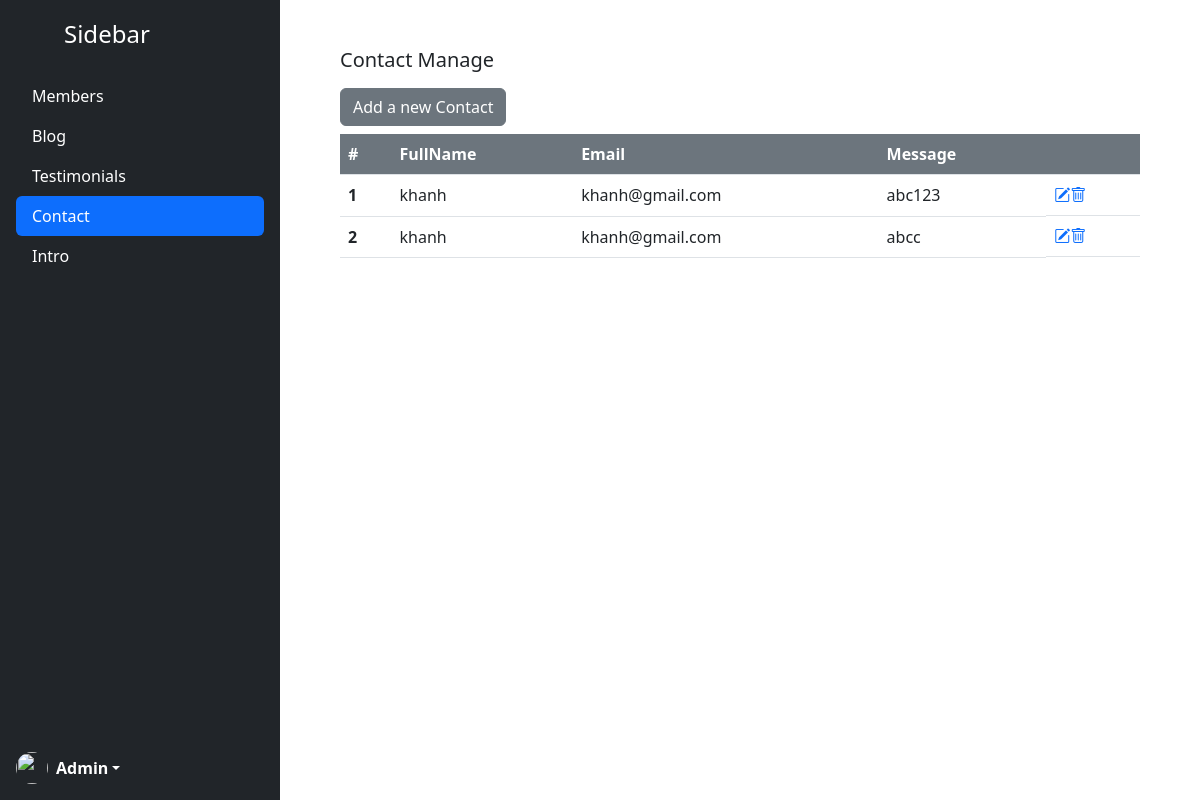
Page /admin/contact.php on the committed database.
### tables this page shows
CREATE TABLE `contact` (
  `id` int(11) NOT NULL,
  `full_name` varchar(50) NOT NULL,
  `email` varchar(50) NOT NULL,
  `messages` text NOT NULL
);

### admin/function.php (called while the page is built, shortened)
<?php
function getContact(){
    $conn = mysqli_connect("localhost","root","", "btl_cv");
    $sql = 'SELECT * FROM contact';
    $result = mysqli_query($conn, $sql);
    $data =[];
    while($row = mysqli_fetch_assoc($result)){
        array_push($data,$row);
    }
    return $data;
}
?>

### admin/contact.php (the view, shortened to what this page needs)
<?php
include "function.php";
$contacts = getContact();
?>
<!DOCTYPE html>
<html lang="en">
<head>
    <link href="https://cdn.jsdelivr.net/npm/bootstrap@5.2.0-beta1/dist/css/bootstrap.min.css" rel="stylesheet">
    <link rel="stylesheet" href="./style.css">
    <link rel="stylesheet" href="https://cdn.jsdelivr.net/npm/bootstrap-icons@1.8.3/font/bootstrap-icons.css">
</head>
<body?>
    <div class="d-flex">
        <div class="d-flex sticky-top flex-column flex-shrink-0 p-3 text-white bg-dark" style="width: 280px; height:100vh;">
            <a href="/" class="d-flex align-items-center mb-3 mb-md-0 me-md-auto text-white text-decoration-none">
                <svg class="bi pe-none me-2" width="40" height="32"><use xlink:href="#bootstrap"/></svg>
                <span class="fs-4">Sidebar</span>
            </a>
            <ul class="nav nav-pills flex-column mb-auto py-4">
                <li class="nav-item">
                    <a href="./member.php" class="nav-link text-white" aria-current="page">
                    Members
                    </a>
                </li>
                <li>
                    <a href="./blog.php" class="nav-link text-white">
                    Blog
                    </a>
                </li>
                <li>
                    <a href="./testimonial.php" class="nav-link text-white">
                    Testimonials
                    </a>
                </li>
                <li>
                    <a href="./contact.php" class="nav-link active">
                    Contact
                    </a>
                </li>
                <li>
                    <a href="./intro.php" class="nav-link text-white">
                    Intro
                    </a>
                </li>
            </ul>
            <div class="dropdown">
                <a href="#" class="d-flex align-items-center text-white text-decoration-none dropdown-toggle" id="dropdownUser1" data-bs-toggle="dropdown" aria-expanded="false">
                    <img src="https://github.com/mdo.png" alt="" width="32" height="32" class="rounded-circle me-2">
                    <strong>Admin</strong>
                </a>
            </div>
        </div>
        <div  class="container-fluid">
        <div class="flex-grow-1">
            <div class="p-5">
                <h5>
                    Contact Manage
                </h5>
                <a href="./addcontact.php" class="btn btn-secondary my-2" >Add a new Contact</a>
                <table class="table">
                    <thead class="bg-secondary text-white">
                        <tr>
                            <th scope="col">#</th>
                            <th scope="col">FullName</th>
                            <th scope="col">Email</th>
                            <th scope="col">Message</th>
                            <th scope="col"></th>
                        </tr>
                    </thead>
                    <tbody>
                        <?php
                        $index=1;
                        foreach ($contacts as $contact) {
                        ?>
                        <tr>
                            <th scope="row"><?= $index ?></th>
                            <td><?=$contact['full_name']?></td>
                            <td><?=$contact['email']?></td>
                            <td><?=$contact['messages']?></td>
                            <td class="d-flex">
                                <a href="./editcontact.php?id=<?=$contact['id']?>"><i class="bi bi-pencil-square"></i></a>
                                <a href="./delcontact.php?id=<?=$contact['id']?>"><i class="bi bi-trash"></i></a>
                            </td>
                        </tr>
                        <?php
                            $index++;
                        }
                        ?>
                    </tbody>
                </table>
    </div>
</div>
        </div>
    </div>
</body>

### rows in the picture
contact: full_name "khanh", email "khanh@gmail.com", messages "abc123"
contact: full_name "khanh", email "khanh@gmail.com", messages "abcc"
